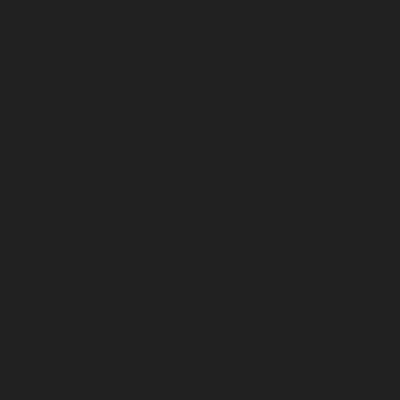
Frame 1 (no input)
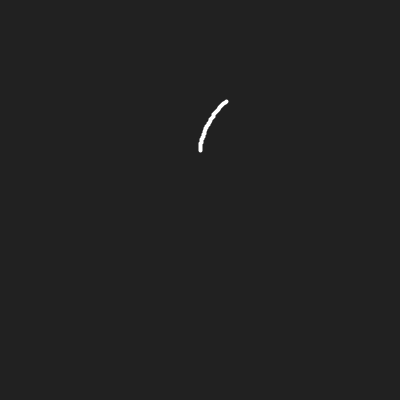
Frame 60 (the mouse pressed at the canvas centre just before this capture)
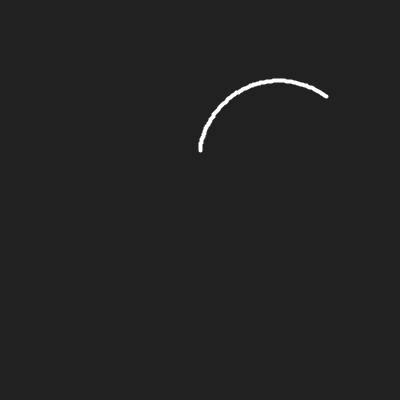
Frame 120 (the mouse held since frame 60 and released just before this capture)

The Processing sketch that drew these frames (run headless with seeded random() and noise(); from frame 60 on, the mouse is pressed at the canvas centre):

// Processing sketch: build
// ── build.pde
// Heart Curves step 02 : animation : 8.19

ArrayList<PVector> heart = new ArrayList<PVector>();
float a;

void setup() {
  size(400, 400);
  /* smooth(16); */
}

void draw() {
  background(33);
  translate(width/2, height/2);
  noFill();
  stroke(255);
  strokeWeight(4);
  beginShape();
  for (PVector v : heart) {
    vertex(v.x, v.y);
  }
  endShape();

  float r = 10;
  float x = r * 16 * pow(sin(a), 3);
  float y = -r * (13 * cos(a) - 5*cos(2*a) - 2*cos(3*a) - cos(4*a));
  heart.add(new PVector(x, y));
  a += 0.01;
}
